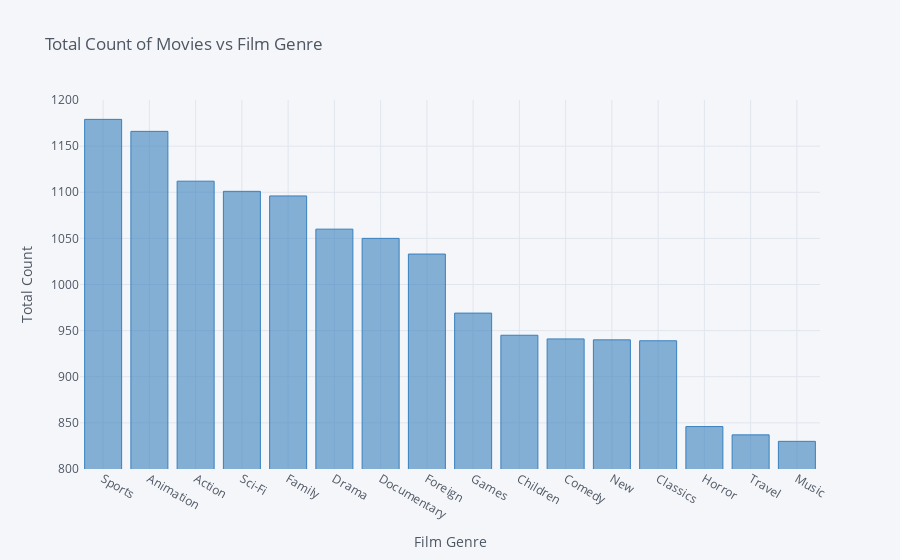

The notebook cell saved with this chart:
### Markdown cell above
Plotting these results in a graph:

### Code cell
by_genre.iplot(kind='bar',title='Total Count of Movies vs Film Genre',xTitle='Film Genre',yTitle='Total Count',yaxis_range=[800,1200],color='blue')

### Figure 1 — Plotly figure (JSON) as saved in the notebook; plotly's stock layout.template omitted (floating-point values rounded to 4 significant figures)
{"data": [{"marker": {"color": "rgba(55, 128, 191, 0.6)", "line": {"color": "rgba(55, 128, 191, 1.0)", "width": 1}}, "name": "Rental Date", "orientation": "v", "text": "", "type": "bar", "x": ["Sports", "Animation", "Action", "Sci-Fi", "Family", "Drama", "Documentary", "Foreign", "Games", "Children", "Comedy", "New", "Classics", "Horror", "Travel", "Music"], "y": [1179, 1166, 1112, 1101, 1096, 1060, 1050, 1033, 969, 945, 941, 940, 939, 846, 837, 830]}], "layout": {"legend": {"bgcolor": "#F5F6F9", "font": {"color": "#4D5663"}}, "paper_bgcolor": "#F5F6F9", "plot_bgcolor": "#F5F6F9", "title": {"font": {"color": "#4D5663"}, "text": "Total Count of Movies vs Film Genre"}, "xaxis": {"gridcolor": "#E1E5ED", "showgrid": true, "tickfont": {"color": "#4D5663"}, "title": {"font": {"color": "#4D5663"}, "text": "Film Genre"}, "zerolinecolor": "#E1E5ED"}, "yaxis": {"gridcolor": "#E1E5ED", "range": [800, 1200], "showgrid": true, "tickfont": {"color": "#4D5663"}, "title": {"font": {"color": "#4D5663"}, "text": "Total Count"}, "zerolinecolor": "#E1E5ED"}}}
